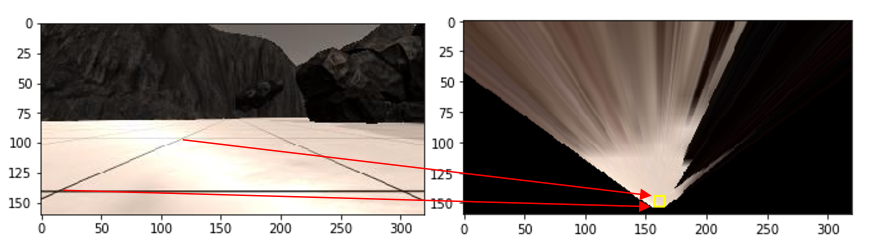
#> input picture mapping.png, 1744 x 485 px (shown at 1/2 size)
$ python -i perception.py   (imports and definitions only)   (older library calls are emulated)
#> lines starting #> are read from the running program, lines starting #| are printed output that depends on the picture; after the words box and inside, x2 and y2 are one past the last pixel; in counts of white or black regions, pixels touching at a corner belong together
import numpy as np
import numpy.ma as ma
import cv2


def get_contours(img, rgb_thresh=(170, 170, 170)):

    # get_contours finds all the contours present in the warped image.
    # with the goal being to find edge between the sand and teh wall.
    # img:           wapred camera image
    # rgb_thresh:    threshold for determing sand / not sand

    # Create an array of zeros same xy size as img, but single channel
#> called with rgb_thresh = (170, 170, 170)
    thresh_img = np.zeros_like(img[:,:,0])
    # make a copy for finding contours
    imgray = np.copy(img)
    # Require that each pixel be above 2 of the three threshold values in RGB
    # above_thresh will now contain a boolean array with 0-3.
    above_thresh = (img[:,:,0] > rgb_thresh[0]).astype(int) + \
                   (img[:,:,1] > rgb_thresh[1]).astype(int) + \
                   (img[:,:,2] > rgb_thresh[2]).astype(int)
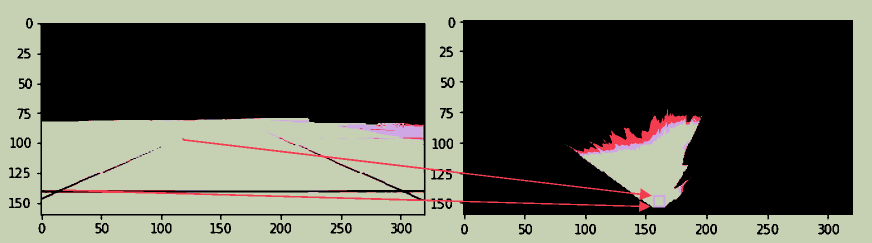
#> above_thresh: shape (485, 1744) int64 (shown at 1/2 size); 4 distinct labels, from 0 to 3; one colour per label, 0 black

    # create the selection mask where above_thresh is used to select pixels where at least
    # 2 of 3 RGB channels are above threshold
    color_select = (above_thresh > 1).astype(int)
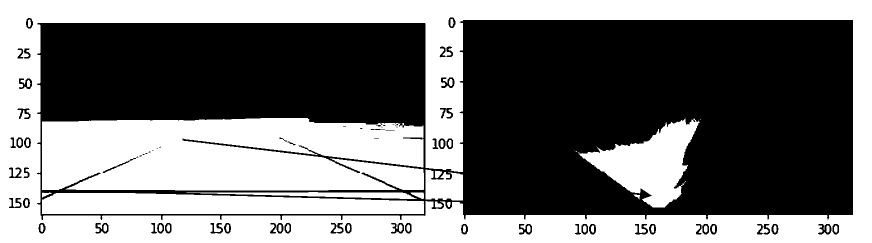
#> color_select: shape (485, 1744) int64 (shown at 1/2 size); values 0 (black) and 1 (white), 45.8% white; 46 white regions (5 under 20 px), largest, box (x1, y1, x2, y2) and area: (0, 0, 1744, 485) 228338, (84, 236, 848, 381) 102402, (84, 386, 848, 428) 27070

    # assign all elements in thresh_img wehre color_select = 1, to 255
    thresh_img[color_select] = 255

    #convert contour image to grayscale
    imgray = cv2.cvtColor(imgray,cv2.COLOR_RGB2GRAY)
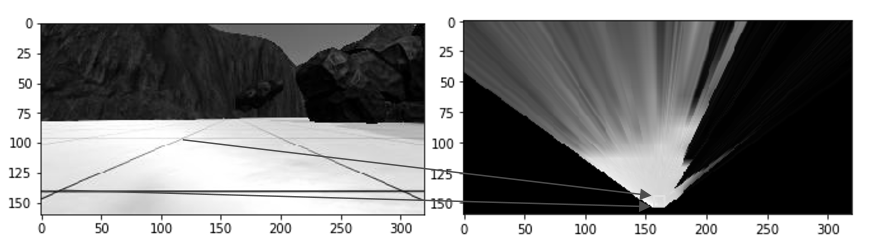
#> imgray: shape (485, 1744) (shown at 1/2 size); min 0, max 255, mean 134.3

    # convert grayscale image for contours to binary image, return imbin as binary image
    (thresh, imbin) = cv2.threshold(imgray, np.average(rgb_thresh).astype(int), 255, cv2.THRESH_BINARY)
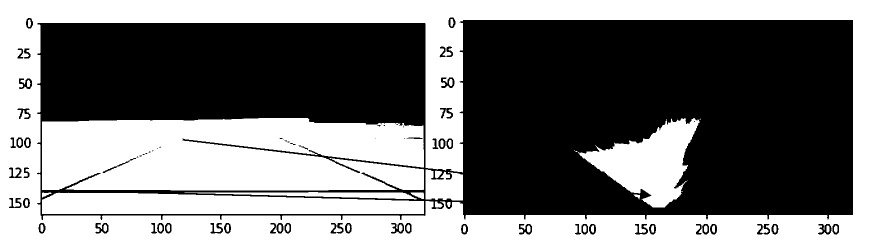
#> imbin: shape (485, 1744) (shown at 1/2 size); 46% white; 47 white regions (6 under 20 px)
#> thresh = 170

    # make a copy (imcont) of the binary image for finding the contours since cv2.findcontours wil modify
    # our source (imbin)
    imcont = np.copy(imbin)

    # find the contours, imcont is modified, contours is a list of coordiantes of our contour.
    # the CHAIN_APPROX_NONE ensures we get all points without compression/ extrapolation.
    # hierarchy returns nested contour heirarchies, which we aren't using
    imcont, contours, hierarchy = cv2.findContours(imcont,cv2.RETR_TREE,cv2.CHAIN_APPROX_NONE)
#> contours = 128 contours, 31 with area under 20; largest, box (x1, y1, x2, y2) and area: (0, 0, 1744, 485) 843612, (73, 39, 1707, 441) 609030, (84, 236, 848, 381) 101704, (84, 385, 848, 428) 26364, (1156, 236, 1399, 415) 20261
    return color_select, imbin, contours

# [232 lines left out: functions color_thresh, rover_coords, rover_coords_, to_polar_coords, rotate_pix, translate_pix and 3 more, not called in this run]

>>> import cv2
>>> picture = cv2.cvtColor(cv2.imread('mapping.png'), cv2.COLOR_BGR2RGB)
>>> result = get_contours(picture)
